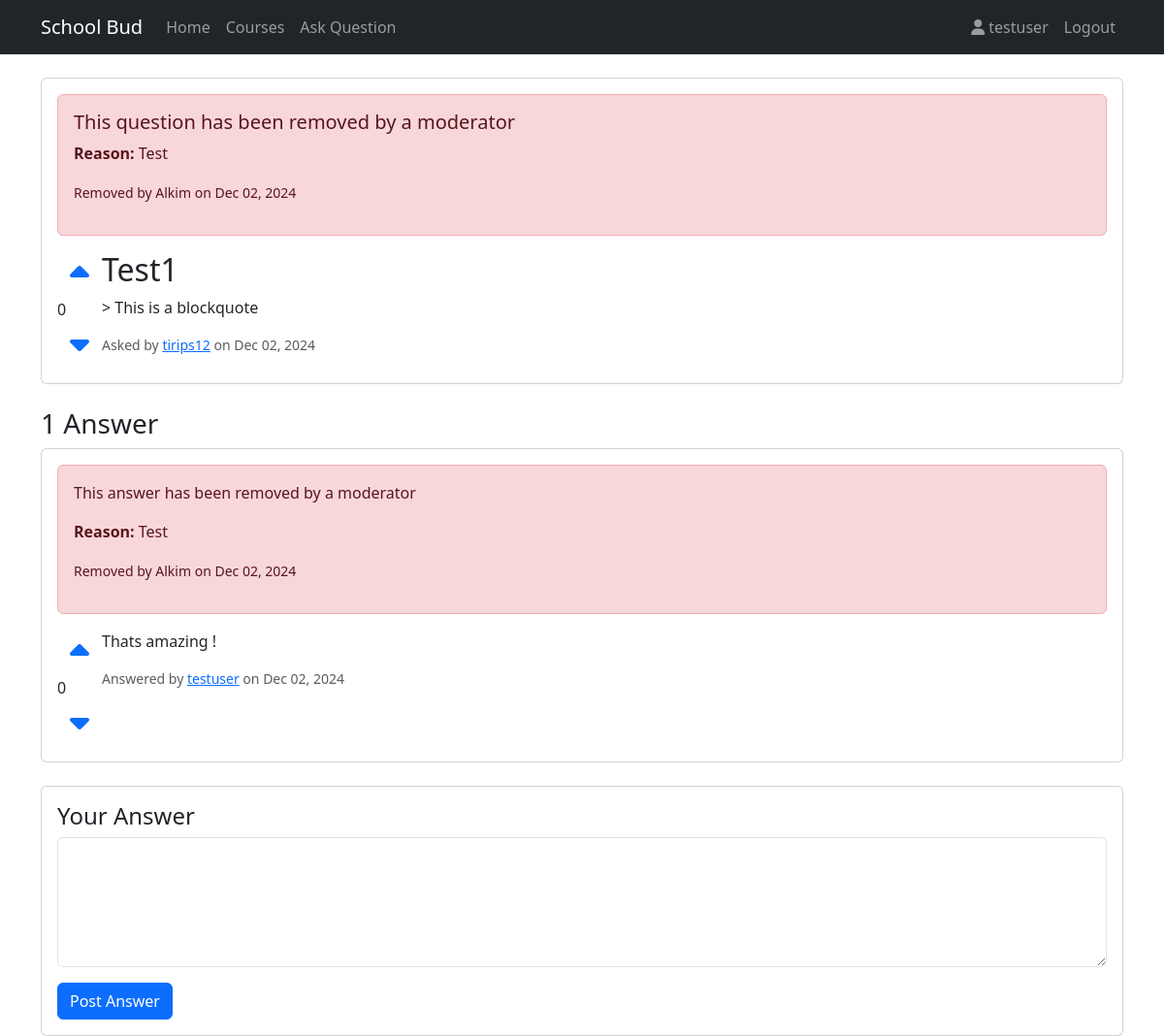
The page /question/1/ (signed in) on the database its author committed.
### core/models.py (models this page shows, shortened)
class Question(models.Model):
    title = models.CharField(max_length=200)
    content = models.TextField()
    author = models.ForeignKey(User, on_delete=models.CASCADE)
    course = models.ForeignKey('Course', on_delete=models.SET_NULL, null=True, blank=True, related_name='questions')
    created_at = models.DateTimeField(auto_now_add=True)
    updated_at = models.DateTimeField(auto_now=True)
    votes = models.IntegerField(default=0)
    removed = models.BooleanField(default=False)
    removed_by = models.ForeignKey(User, null=True, blank=True, related_name='removed_questions', on_delete=models.SET_NULL)
    removed_at = models.DateTimeField(null=True, blank=True)
    removal_reason = models.TextField(blank=True)

class Answer(models.Model):
    question = models.ForeignKey(Question, on_delete=models.CASCADE, related_name='answers')
    content = models.TextField()
    author = models.ForeignKey(User, on_delete=models.CASCADE)
    created_at = models.DateTimeField(auto_now_add=True)
    updated_at = models.DateTimeField(auto_now=True)
    votes = models.IntegerField(default=0)
    removed = models.BooleanField(default=False)
    removed_by = models.ForeignKey(User, null=True, blank=True, related_name='removed_answers', on_delete=models.SET_NULL)
    removed_at = models.DateTimeField(null=True, blank=True)
    removal_reason = models.TextField(blank=True)

### core/views.py (the view)
# urls.py: path('question/<int:pk>/', views.question_detail, name='question_detail'),
@login_required
def question_detail(request, pk):
    question = get_object_or_404(Question, pk=pk)
    return render(request, 'core/question_detail.html', {'question': question})

### core/templates/core/question_detail.html (shortened to what this page needs)
{% extends 'core/base.html' %}
{% block content %}
<div class="card mb-4">
    <div class="card-body">
        {% if question.removed %}
            <div class="alert alert-danger">
                <h5>This question has been removed by a moderator</h5>
                <p><strong>Reason:</strong> {{ question.removal_reason }}</p>
                <p><small>Removed by {{ question.removed_by.username }} on {{ question.removed_at|date:"M d, Y" }}</small></p>
            </div>
        {% endif %}
        <div class="d-flex">
            <div class="votes vote-container" data-type="question" data-id="{{ question.id }}">
                <button class="btn btn-link vote-button" data-vote="up">
                    <i class="fas fa-caret-up fa-2x"></i>
                </button>
                <div class="vote-count">{{ question.votes }}</div>
                <button class="btn btn-link vote-button" data-vote="down">
                    <i class="fas fa-caret-down fa-2x"></i>
                </button>
            </div>
            <div class="flex-grow-1">
                <h2 class="card-title">{{ question.title }}</h2>
                <p class="card-text">{{ question.content }}</p>
                <div class="d-flex justify-content-between align-items-center">
                    <small class="text-muted">
                        Asked by <a href="{% url 'profile' question.author.username %}">{{ question.author.username }}</a>
                        on {{ question.created_at|date:"M d, Y" }}
                    </small>
                </div>
            </div>
        </div>
    </div>
</div>
{% if question.answers.all %}
    <h3>{{ question.answers.count }} Answer{{ question.answers.count|pluralize }}</h3>
    {% for answer in question.answers.all %}
    <div class="card mb-3">
        <div class="card-body">
            {% if answer.removed %}
                <div class="alert alert-danger">
                    <p>This answer has been removed by a moderator</p>
                    <p><strong>Reason:</strong> {{ answer.removal_reason }}</p>
                    <p><small>Removed by {{ answer.removed_by.username }} on {{ answer.removed_at|date:"M d, Y" }}</small></p>
                </div>
            {% endif %}
            <div class="d-flex">
                <div class="votes vote-container" data-type="answer" data-id="{{ answer.id }}">
                    <button class="btn btn-link vote-button" data-vote="up">
                        <i class="fas fa-caret-up fa-2x"></i>
                    </button>
                    <div class="vote-count">{{ answer.votes }}</div>
                    <button class="btn btn-link vote-button" data-vote="down">
                        <i class="fas fa-caret-down fa-2x"></i>
                    </button>
                </div>
                <div class="flex-grow-1">
                    <p class="card-text">{{ answer.content }}</p>
                    <div class="d-flex justify-content-between align-items-center">
                        <small class="text-muted">
                            Answered by <a href="{% url 'profile' answer.author.username %}">{{ answer.author.username }}</a>
                            on {{ answer.created_at|date:"M d, Y" }}
                        </small>
                    </div>
                </div>
            </div>
        </div>
    </div>
    {% endfor %}
{% endif %}
{% if user.is_authenticated %}
<div class="card mt-4">
    <div class="card-body">
        <h4>Your Answer</h4>
        <form method="post" action="{% url 'answer_question' question.pk %}">
            <div class="mb-3">
                <textarea class="form-control" name="content" rows="5" required></textarea>
            </div>
            <button type="submit" class="btn btn-primary">Post Answer</button>
        </form>
    </div>
</div>
{% endif %}
{% endblock %}

### core/templates/core/base.html (shortened to what this page needs)
{% load static %}
<!DOCTYPE html>
<html lang="en">
<head>
    <link href="https://cdn.jsdelivr.net/npm/bootstrap@5.3.0/dist/css/bootstrap.min.css" rel="stylesheet">
    <link href="https://cdnjs.cloudflare.com/ajax/libs/font-awesome/6.0.0/css/all.min.css" rel="stylesheet">
</head>
<body class="{% if user.is_authenticated %}user-authenticated{% endif %}">
    <nav class="navbar navbar-expand-lg navbar-dark bg-dark">
        <div class="container">
            <a class="navbar-brand" href="{% url 'home' %}">School Bud</a>
            <div class="collapse navbar-collapse" id="navbarNav">
                <ul class="navbar-nav me-auto">
                    <li class="nav-item">
                        <a class="nav-link" href="{% url 'home' %}">Home</a>
                    </li>
                    <li class="nav-item">
                        <a class="nav-link" href="{% url 'course_list' %}">Courses</a>
                    </li>
                    {% if user.is_authenticated %}
                    <li class="nav-item">
                        <a class="nav-link" href="{% url 'question_new' %}">Ask Question</a>
                    </li>
                    {% endif %}
                </ul>
                <ul class="navbar-nav">
                    {% if user.is_authenticated %}
                    <li class="nav-item">
                        <a class="nav-link" href="{% url 'profile' user.username %}">
                            <i class="fas fa-user"></i> {{ user.username }}
                        </a>
                    </li>
                    <li class="nav-item">
                        <a class="nav-link" href="{% url 'logout' %}">Logout</a>
                    </li>
                    {% endif %}
                </ul>
            </div>
        </div>
    </nav>
    <div class="container mt-4">
        {% block content %}
        {% endblock %}
    </div>
</body>
</html>

### rows shown on the page
Question: removal_reason "Test", removed_by.username "Alkim", removed_at "Dec 02, 2024", votes "0", title "Test1", content "> This is a blockquote", author.username "tirips12", created_at "Dec 02, 2024", answers.count "1"
Answer: removal_reason "Test", removed_by.username "Alkim", removed_at "Dec 02, 2024", votes "0", content "Thats amazing !", author.username "testuser", created_at "Dec 02, 2024"

### other values the page prints
{{ user.username }} "testuser"
